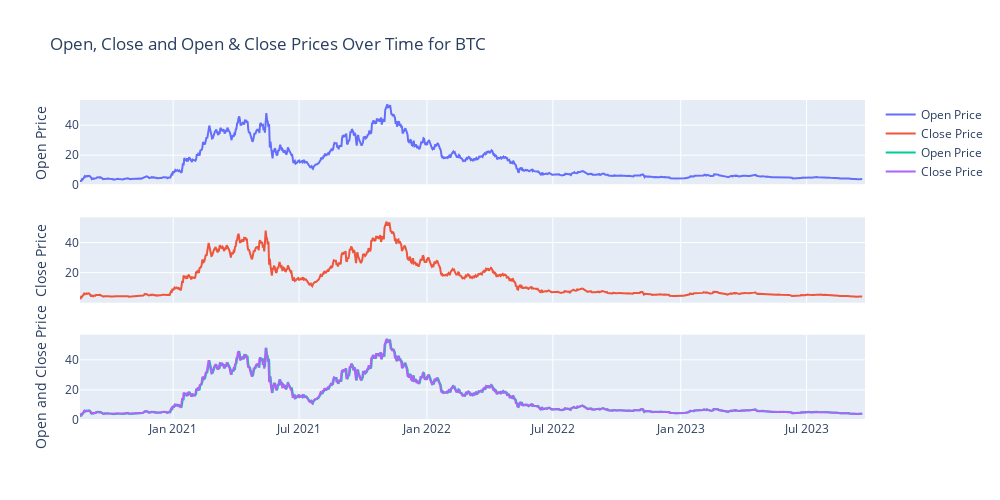

The notebook cell this image was saved under:
### Markdown cell above
### Now, subplots for Open and Closed Prices

### Code cell
#Subplots for open and close prices

fig = make_subplots(rows=3, cols=1, shared_xaxes=True, vertical_spacing=0.1)

# First subplot (Open Price)
fig.add_trace(go.Scatter(x=POLKADOT['Date'], y=POLKADOT['Open'], mode='lines', name='Open Price'), row=1, col=1)
fig.update_yaxes(title_text="Open Price", row=1, col=1)

# Second subplot (Close Price)
fig.add_trace(go.Scatter(x=POLKADOT['Date'], y=POLKADOT['Close'], mode='lines', name='Close Price'), row=2, col=1)
fig.update_yaxes(title_text="Close Price", row=2, col=1)

# Third subplot(Open and Close Prices)
fig.add_trace(go.Scatter(x=POLKADOT['Date'], y=POLKADOT['Open'], mode='lines', name='Open Price'), row=3, col=1)
fig.add_trace(go.Scatter(x=POLKADOT['Date'], y=POLKADOT['Close'], mode='lines', name='Close Price'), row=3, col=1)
fig.update_yaxes(title_text="Open and Close Price", row=3, col=1)

# setting up the title and size of the graph
fig.update_layout(title_text="Open, Close and Open & Close Prices Over Time for BTC",
    height=500,  # Set the height
    width=1000) # width
fig.show()

### Figure 1 — Plotly figure (JSON) as saved in the notebook; plotly's stock layout.template omitted (floating-point values rounded to 4 significant figures; data arrays with more than 128 entries replaced by an {"elided": "..."} marker saying what was removed)
{"data": [{"mode": "lines", "name": "Open Price", "type": "scatter", "x": {"elided": "1130 str values"}, "xaxis": "x", "y": {"elided": "1130 float values"}, "yaxis": "y"}, {"mode": "lines", "name": "Close Price", "type": "scatter", "x": {"elided": "1130 str values"}, "xaxis": "x2", "y": {"elided": "1130 float values"}, "yaxis": "y2"}, {"mode": "lines", "name": "Open Price", "type": "scatter", "x": {"elided": "1130 str values"}, "xaxis": "x3", "y": {"elided": "1130 float values"}, "yaxis": "y3"}, {"mode": "lines", "name": "Close Price", "type": "scatter", "x": {"elided": "1130 str values"}, "xaxis": "x3", "y": {"elided": "1130 float values"}, "yaxis": "y3"}], "layout": {"height": 500, "title": {"text": "Open, Close and Open & Close Prices Over Time for BTC"}, "width": 1000, "xaxis": {"anchor": "y", "domain": [0, 1], "matches": "x3", "showticklabels": false}, "xaxis2": {"anchor": "y2", "domain": [0, 1], "matches": "x3", "showticklabels": false}, "xaxis3": {"anchor": "y3", "domain": [0, 1]}, "yaxis": {"anchor": "x", "domain": [0.7333, 1], "title": {"text": "Open Price"}}, "yaxis2": {"anchor": "x2", "domain": [0.3667, 0.6333], "title": {"text": "Close Price"}}, "yaxis3": {"anchor": "x3", "domain": [0, 0.2667], "title": {"text": "Open and Close Price"}}}}
